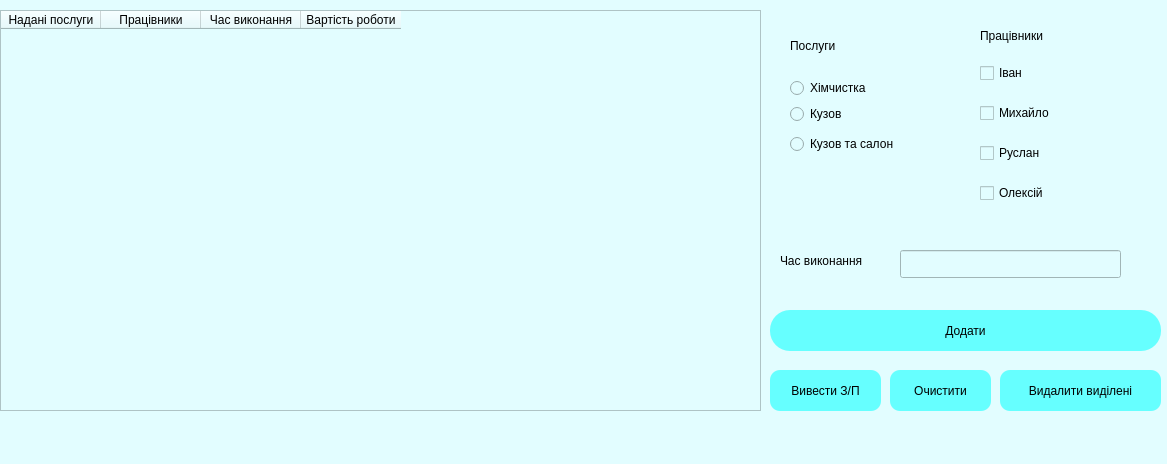
<?xml version="1.0" encoding="UTF-8"?>
<ui version="4.0">
 <class>MainWindow</class>
 <widget class="QMainWindow" name="MainWindow">
  <property name="geometry">
   <rect>
    <x>0</x>
    <y>0</y>
    <width>1167</width>
    <height>464</height>
   </rect>
  </property>
  <property name="windowTitle">
   <string>Калькулятор ЗП</string>
  </property>
  <property name="styleSheet">
   <string notr="true">font: 600 11pt &quot;Segoe UI Semibold&quot;;
background-color: rgb(226, 253, 255);</string>
  </property>
  <widget class="QWidget" name="centralwidget">
   <widget class="QTableWidget" name="tableWidget">
    <property name="geometry">
     <rect>
      <x>0</x>
      <y>10</y>
      <width>761</width>
      <height>401</height>
     </rect>
    </property>
    <column>
     <property name="text">
      <string>Надані послуги</string>
     </property>
    </column>
    <column>
     <property name="text">
      <string>Працівники</string>
     </property>
    </column>
    <column>
     <property name="text">
      <string>Час виконання</string>
     </property>
    </column>
    <column>
     <property name="text">
      <string>Вартість роботи</string>
     </property>
    </column>
   </widget>
   <widget class="QPushButton" name="pushButton">
    <property name="geometry">
     <rect>
      <x>770</x>
      <y>310</y>
      <width>391</width>
      <height>41</height>
     </rect>
    </property>
    <property name="styleSheet">
     <string notr="true">border-radius: 20px;

font: 600 14pt &quot;Segoe UI Semibold&quot;;
background-color: rgb(102, 255, 255);</string>
    </property>
    <property name="text">
     <string>Додати</string>
    </property>
   </widget>
   <widget class="QPushButton" name="pushButton_2">
    <property name="geometry">
     <rect>
      <x>890</x>
      <y>370</y>
      <width>101</width>
      <height>41</height>
     </rect>
    </property>
    <property name="styleSheet">
     <string notr="true">border-radius: 10px;

background-color: rgb(102, 255, 255);</string>
    </property>
    <property name="text">
     <string>Очистити</string>
    </property>
   </widget>
   <widget class="QPushButton" name="pushButton_3">
    <property name="geometry">
     <rect>
      <x>1000</x>
      <y>370</y>
      <width>161</width>
      <height>41</height>
     </rect>
    </property>
    <property name="styleSheet">
     <string notr="true">border-radius: 10px;

background-color: rgb(102, 255, 255);</string>
    </property>
    <property name="text">
     <string>Видалити виділені</string>
    </property>
   </widget>
   <widget class="QPushButton" name="pushButton_4">
    <property name="geometry">
     <rect>
      <x>770</x>
      <y>370</y>
      <width>111</width>
      <height>41</height>
     </rect>
    </property>
    <property name="styleSheet">
     <string notr="true">border-radius: 10px;

background-color: rgb(102, 255, 255);</string>
    </property>
    <property name="text">
     <string>Вивести З/П</string>
    </property>
   </widget>
   <widget class="QLabel" name="label_2">
    <property name="geometry">
     <rect>
      <x>980</x>
      <y>20</y>
      <width>121</width>
      <height>31</height>
     </rect>
    </property>
    <property name="styleSheet">
     <string notr="true">font: 600 16pt &quot;Segoe UI Semibold&quot;;</string>
    </property>
    <property name="text">
     <string>Працівники</string>
    </property>
   </widget>
   <widget class="QCheckBox" name="checkBox_2">
    <property name="geometry">
     <rect>
      <x>980</x>
      <y>60</y>
      <width>100</width>
      <height>26</height>
     </rect>
    </property>
    <property name="text">
     <string>Іван</string>
    </property>
   </widget>
   <widget class="QCheckBox" name="checkBox_3">
    <property name="geometry">
     <rect>
      <x>980</x>
      <y>140</y>
      <width>121</width>
      <height>26</height>
     </rect>
    </property>
    <property name="text">
     <string>Руслан</string>
    </property>
   </widget>
   <widget class="QCheckBox" name="checkBox_4">
    <property name="geometry">
     <rect>
      <x>980</x>
      <y>180</y>
      <width>121</width>
      <height>26</height>
     </rect>
    </property>
    <property name="text">
     <string>Олексій</string>
    </property>
   </widget>
   <widget class="QCheckBox" name="checkBox_5">
    <property name="geometry">
     <rect>
      <x>980</x>
      <y>100</y>
      <width>101</width>
      <height>26</height>
     </rect>
    </property>
    <property name="text">
     <string>Михайло</string>
    </property>
   </widget>
   <widget class="QLabel" name="label_3">
    <property name="geometry">
     <rect>
      <x>780</x>
      <y>250</y>
      <width>106</width>
      <height>21</height>
     </rect>
    </property>
    <property name="text">
     <string>Час виконання</string>
    </property>
   </widget>
   <widget class="QLineEdit" name="lineEdit">
    <property name="geometry">
     <rect>
      <x>900</x>
      <y>250</y>
      <width>221</width>
      <height>28</height>
     </rect>
    </property>
   </widget>
   <widget class="QWidget" name="layoutWidget">
    <property name="geometry">
     <rect>
      <x>790</x>
      <y>20</y>
      <width>98</width>
      <height>78</height>
     </rect>
    </property>
    <layout class="QVBoxLayout" name="verticalLayout_2">
     <item>
      <widget class="QLabel" name="label">
       <property name="styleSheet">
        <string notr="true">font: 600 16pt &quot;Segoe UI Semibold&quot;;</string>
       </property>
       <property name="text">
        <string>Послуги</string>
       </property>
      </widget>
     </item>
     <item>
      <widget class="QRadioButton" name="radioButton_3">
       <property name="text">
        <string>Хімчистка</string>
       </property>
      </widget>
     </item>
    </layout>
   </widget>
   <widget class="QWidget" name="layoutWidget">
    <property name="geometry">
     <rect>
      <x>790</x>
      <y>100</y>
      <width>130</width>
      <height>60</height>
     </rect>
    </property>
    <layout class="QVBoxLayout" name="verticalLayout">
     <item>
      <widget class="QRadioButton" name="radioButton">
       <property name="text">
        <string>Кузов</string>
       </property>
      </widget>
     </item>
     <item>
      <widget class="QRadioButton" name="radioButton_2">
       <property name="text">
        <string>Кузов та салон</string>
       </property>
      </widget>
     </item>
    </layout>
   </widget>
   <zorder>layoutWidget</zorder>
   <zorder>layoutWidget</zorder>
   <zorder>tableWidget</zorder>
   <zorder>pushButton</zorder>
   <zorder>pushButton_2</zorder>
   <zorder>pushButton_3</zorder>
   <zorder>pushButton_4</zorder>
   <zorder>label_2</zorder>
   <zorder>checkBox_2</zorder>
   <zorder>checkBox_3</zorder>
   <zorder>checkBox_4</zorder>
   <zorder>checkBox_5</zorder>
   <zorder>label_3</zorder>
   <zorder>lineEdit</zorder>
  </widget>
  <widget class="QMenuBar" name="menubar">
   <property name="geometry">
    <rect>
     <x>0</x>
     <y>0</y>
     <width>1167</width>
     <height>26</height>
    </rect>
   </property>
  </widget>
  <widget class="QStatusBar" name="statusbar"/>
 </widget>
 <resources/>
 <connections/>
</ui>
